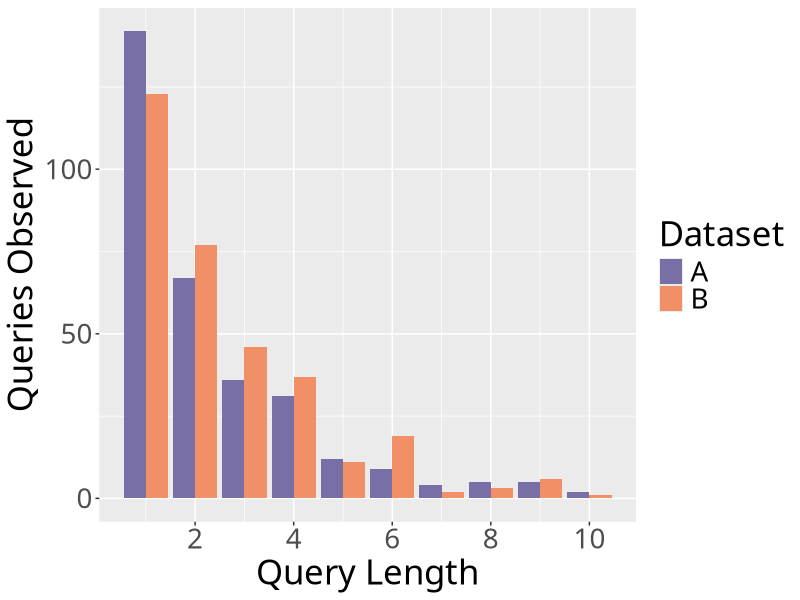

Source code (R): (Note: this script raises an error after producing the figure.)
library(ggplot2);
library(Cairo);

fancy_scientific <- function(l) {
     # turn in to character string in scientific notation
     l <- format(l, scientific = TRUE)
     l <- gsub("0e\\+00","0",l)
     # quote the part before the exponent to keep all the digits
     l <- gsub("^(.*)e", "'\\1'e", l)
     l <- gsub("e\\+","e",l)
     # turn the 'e+' into plotmath format
     l <- gsub("e", "%*%10^", l)
     l <- gsub("\\'1[\\.0]*\\'\\%\\*\\%", "", l)
     # return this as an expression
     parse(text=l)
}

#HEADER
#querylength,count,dataset

# 1. Read data
data <- read.csv(file="barplot.csv",sep=",",header=TRUE);

# 2. Plot the data. Our x will be the querylength, y the count
plot <- ggplot(data, aes(x=querylength, y=count, group=dataset, fill=dataset))

# 3. Draws the bargraph. stat="identity" tells ggplot that we made calculated
# the counts ourselves, so it does not need to
plot <- plot + geom_bar(stat="identity", position="dodge")

# 4. Fill in axis labels. We will use an italic k here
plot <- plot + scale_x_continuous("Query Length", breaks=c(2,4,6,8,10))
plot <- plot + scale_y_continuous("Queries Observed")

# 5. Make sure we are using the same text type as the paper we are writing
plot <- plot + theme(text = element_text(family = "Linux Libertine O", size=25))

# 6. Set the colours for the boxes we made manually
plot <- plot + scale_fill_manual("Dataset", values=c("A" = "#786fa6", 
                                                     "B" = "#f19066"))

# 7. Move the legend if desired. Can have both positions such as "left", "right"
# or x/y coordinates
# Example 1:
#plot <- plot + theme(legend.position="bottom")

# Example 2:
#plot <- plot + theme(legend.position=c(0.2,0.8))

# Save the PDF
ggsave(plot,file="mbarplot-dodge.pdf",width=9,height=7, device=cairo_pdf)
embedFonts("mbarplot-dodge.pdf",options='-c ".setpdfwrite <</NeverEmbed [ ]>> setdistillerparams" -dSubsetFonts=true -dCompressFonts=true -dCompatibilityLevel=1.4')
